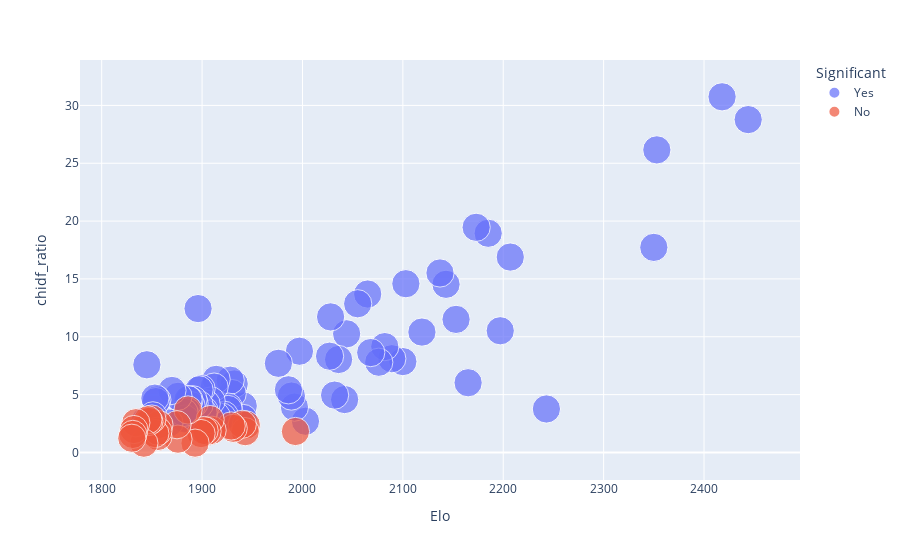

Notebook source saved alongside this figure:
### Code cell
fig = px.scatter(strks_pts, x='Elo', y='chidf_ratio', color='Significant',
                    hover_data=['name'], size=np.repeat(5,101))
fig.show()

### Figure 1 — Plotly figure (JSON) as saved in the notebook; plotly's stock layout.template omitted (floating-point values rounded to 4 significant figures)
{"data": [{"customdata": [["Roger Federer"], ["Novak Djokovic"], ["Andy Murray"], ["Rafael Nadal"], ["Juan Martin Del Potro"], ["Stan Wawrinka"], ["Grigor Dimitrov"], ["Kei Nishikori"], ["Milos Raonic"], ["David Goffin"], ["Alexander Zverev"], ["Marin Cilic"], ["Tomas Berdych"], ["Jo Wilfried Tsonga"], ["Nick Kyrgios"], ["Roberto Bautista Agut"], ["Gael Monfils"], ["Dominic Thiem"], ["Jack Sock"], ["Richard Gasquet"], ["John Isner"], ["Kevin Anderson"], ["Gilles Muller"], ["Philipp Kohlschreiber"], ["Lucas Pouille"], ["Fabio Fognini"], ["Sam Querrey"], ["David Ferrer"], ["Adrian Mannarino"], ["Feliciano Lopez"], ["Pablo Carreno Busta"], ["Alexandr Dolgopolov"], ["Fernando Verdasco"], ["Steve Johnson"], ["Marcos Baghdatis"], ["Kyle Edmund"], ["Julien Benneteau"], ["Nicolas Almagro"], ["Borna Coric"], ["Andrey Rublev"], ["Radek Stepanek"], ["Juan Monaco"], ["Pablo Cuevas"], ["Gilles Simon"], ["Robin Haase"], ["Donald Young"], ["Jan Lennard Struff"], ["Andreas Seppi"], ["Steve Darcis"], ["Andrey Kuznetsov"], ["Jerzy Janowicz"], ["Denis Istomin"], ["Karen Khachanov"], ["Ivo Karlovic"], ["Benoit Paire"], ["Jeremy Chardy"], ["Nicolas Mahut"], ["Tommy Robredo"], ["Jiri Vesely"], ["Daniel Evans"], ["Aljaz Bedene"], ["John Millman"], ["Mikhail Kukushkin"], ["Bernard Tomic"], ["Horacio Zeballos"], ["Ernests Gulbis"], ["Dudi Sela"], ["Dustin Brown"], ["Lukas Rosol"], ["Dusan Lajovic"], ["Vasek Pospisil"], ["Sergiy Stakhovsky"]], "hovertemplate": "Significant=Yes<br>Elo=%{x}<br>chidf_ratio=%{y}<br>size=%{marker.size}<br>name=%{customdata[0]}<extra></extra>", "legendgroup": "Yes", "marker": {"color": "#636efa", "size": [5, 5, 5, 5, 5, 5, 5, 5, 5, 5, 5, 5, 5, 5, 5, 5, 5, 5, 5, 5, 5, 5, 5, 5, 5, 5, 5, 5, 5, 5, 5, 5, 5, 5, 5, 5, 5, 5, 5, 5, 5, 5, 5, 5, 5, 5, 5, 5, 5, 5, 5, 5, 5, 5, 5, 5, 5, 5, 5, 5, 5, 5, 5, 5, 5, 5, 5, 5, 5, 5, 5, 5], "sizemode": "area", "sizeref": 0.0125, "symbol": "circle"}, "mode": "markers", "name": "Yes", "orientation": "v", "showlegend": true, "type": "scatter", "x": [2444, 2418, 2353, 2350, 2243, 2207, 2197, 2185, 2173, 2165, 2153, 2143, 2137, 2119, 2103, 2100, 2089, 2082, 2076, 2068, 2065, 2055, 2044, 2042, 2036, 2032, 2028, 2027, 2003, 1997, 1992, 1989, 1986, 1976, 1941, 1941, 1932, 1930, 1928, 1926, 1926, 1922, 1920, 1914, 1914, 1912, 1909, 1904, 1902, 1901, 1899, 1897, 1897, 1896, 1892, 1891, 1889, 1887, 1886, 1886, 1885, 1883, 1882, 1876, 1870, 1867, 1855, 1854, 1853, 1851, 1845, 1843], "xaxis": "x", "y": [28.77, 30.74, 26.15, 17.73, 3.758, 16.89, 10.52, 18.95, 19.46, 6.024, 11.5, 14.53, 15.51, 10.41, 14.59, 7.854, 8.102, 9.149, 7.798, 8.634, 13.69, 12.85, 10.25, 4.571, 8.035, 4.956, 11.72, 8.321, 2.699, 8.751, 3.919, 4.875, 5.415, 7.705, 4.018, 2.938, 5.921, 5.087, 6.247, 3.921, 3.715, 3.214, 3.042, 6.318, 3.152, 5.65, 4.452, 4.182, 3.611, 3.445, 5.512, 5.411, 4.125, 12.44, 4.244, 4.549, 4.048, 4.54, 4.566, 2.904, 3.539, 2.889, 3.458, 4.85, 5.36, 2.549, 4.54, 4.395, 4.696, 3.164, 7.578, 2.696], "yaxis": "y"}, {"customdata": [["Diego Sebastian Schwartzman"], ["Damir Dzumhur"], ["Albert Ramos"], ["Hyeon Chung"], ["Leonardo Mayer"], ["Mischa Zverev"], ["Viktor Troicki"], ["Federico Delbonis"], ["Ryan Harrison"], ["Yuichi Sugita"], ["Jared Donaldson"], ["Florian Mayer"], ["Peter Gojowczyk"], ["Guido Pella"], ["Yoshihito Nishioka"], ["Denis Shapovalov"], ["Daniil Medvedev"], ["Simone Bolelli"], ["Martin Klizan"], ["Taylor Harry Fritz"], ["Marton Fucsovics"], ["Ruben Bemelmans"], ["Nikoloz Basilashvili"], ["Darian King"], ["Filip Krajinovic"], ["Thomaz Bellucci"], ["Yen Hsun Lu"], ["Tommy Haas"], ["Andrej Martin"]], "hovertemplate": "Significant=No<br>Elo=%{x}<br>chidf_ratio=%{y}<br>size=%{marker.size}<br>name=%{customdata[0]}<extra></extra>", "legendgroup": "No", "marker": {"color": "#EF553B", "size": [5, 5, 5, 5, 5, 5, 5, 5, 5, 5, 5, 5, 5, 5, 5, 5, 5, 5, 5, 5, 5, 5, 5, 5, 5, 5, 5, 5, 5], "sizemode": "area", "sizeref": 0.0125, "symbol": "circle"}, "mode": "markers", "name": "No", "orientation": "v", "showlegend": true, "type": "scatter", "x": [2019, 1993, 1944, 1943, 1940, 1931, 1929, 1910, 1908, 1905, 1902, 1899, 1893, 1886, 1876, 1875, 1857, 1856, 1856, 1854, 1853, 1850, 1847, 1846, 1842, 1834, 1832, 1831, 1830], "xaxis": "x", "y": [null, 1.811, 2.376, 1.796, 2.435, 2.085, 2.287, 1.919, 2.842, 1.821, 1.899, 1.632, 0.8038, 3.67, 1.146, 2.396, 2.406, 1.384, 1.836, null, 1.633, 2.888, 2.678, 2.818, 0.8, 2.572, 1.98, 1.558, 1.227], "yaxis": "y"}], "layout": {"legend": {"itemsizing": "constant", "title": {"text": "Significant"}, "tracegroupgap": 0}, "margin": {"t": 60}, "xaxis": {"anchor": "y", "domain": [0, 1], "title": {"text": "Elo"}}, "yaxis": {"anchor": "x", "domain": [0, 1], "title": {"text": "chidf_ratio"}}}}
